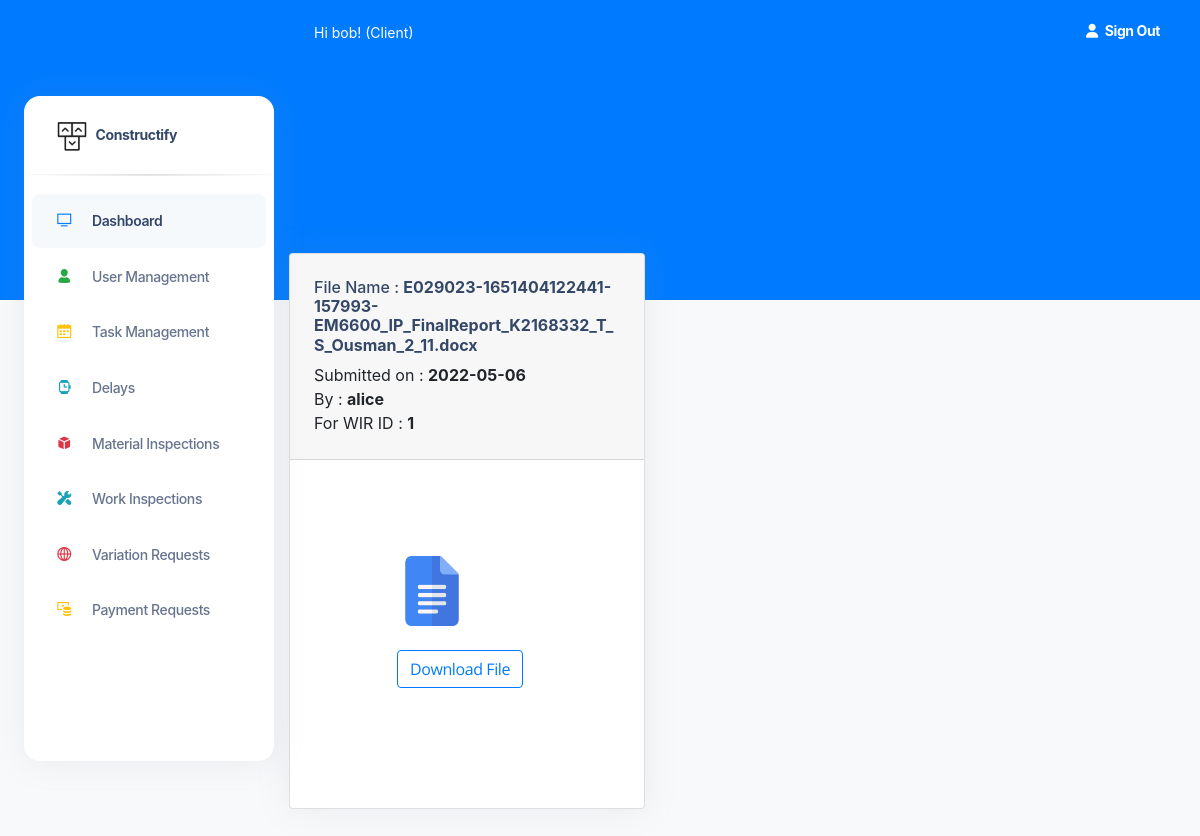
Page /WIRSubmittedGallery/1 (signed in) on the committed database.
### construct/models.py (models this page shows, shortened)
class User(db.Model, UserMixin):
    id = db.Column(db.Integer(), nullable=False, primary_key=True)
    username = db.Column(db.String(length=30), nullable=False, unique=True)
    email_address = db.Column(db.String(length=50),
                              nullable=False, unique=True)
    password_hash = db.Column(db.String(length=50),
                              nullable=False, unique=True)
    role = db.Column(db.String(length=30), nullable=False, unique=False)
    contact_number = db.Column(db.String(length=30), nullable=False, unique=False)
    @property
    def password(self):
        return self.password

class WIRDocument(db.Model):
    id = db.Column(db.Integer(), nullable=False, primary_key=True)
    wir_file_name = db.Column(db.String(length=30), nullable=False)
    wir_id = db.Column(db.String(length=30), nullable=False)
    status = db.Column(db.String(length=30), nullable=False)
    submitted_date = db.Column(db.String(length=30), nullable=False)
    submitted_by=db.Column(db.String(length=30), nullable=False)

### construct/routes.py (the view)
@app.route("/WIRSubmittedGallery/<string:passed_id>", methods=['GET', 'POST'])
@login_required
def wir_submitted_page(passed_id):
        submitted_wir= WIRDocument.query.all()
        has_wir_id = "False"
        for wir in submitted_wir:
            if wir.wir_id == passed_id:
                has_wir_id="True"
                break
        page_message="WIR's Submitted by the Contractor"
        return render_template('SubmittedWIRGallery.html', submitted_wir=submitted_wir, passed_wir_id=str(passed_id),has_wir_id=has_wir_id)

### construct/models.py (called while the page is built)
@login_manager.user_loader
def load_user(user_id):
    return User.query.get(int(user_id))

### construct/templates/SubmittedWIRGallery.html (shortened to what this page needs)
<!DOCTYPE html>
<html lang="en">
<head>
  <link href="{{ url_for('static', filename='assets')}}/css/nucleo-icons.css" rel="stylesheet" />
  <link href="{{ url_for('static', filename='assets')}}/css/nucleo-svg.css" rel="stylesheet" />
  <link href="{{ url_for('static', filename='assets')}}/css/nucleo-svg.css" rel="stylesheet" />
  <link id="pagestyle" href="{{ url_for('static', filename='assets')}}/css/argon-dashboard.css?v=2.0.2"
    rel="stylesheet" />
  <link rel="stylesheet" type="text/css"
    href="https://stackpath.bootstrapcdn.com/bootstrap/4.2.1/css/bootstrap.min.css">
</head>
{% include 'includes/GlobalSideNavbar.html' %}
<main class="main-content position-relative border-radius-lg ">
  {% include 'includes/GlobalNavbar.html' %}
  <br><br><br><br><br><br><br>
  {% for wir in submitted_wir %}
  {% if wir.wir_id == passed_wir_id %}
  <div class="container-fluid py-4">
    <div class="row">
      <div class="col-5">
        <div class="card mb-4">
          <div class="card-header pb-0">
            <h6>File Name      : <strong> {{wir.wir_file_name}}</strong></h6>
            <h7>Submitted on   : <strong>{{wir.submitted_date}}</strong>  <br>
            <h7>By             : <strong>{{wir.submitted_by}} </strong></h7> <br>
            <h7>For WIR ID     : <strong>{{passed_wir_id}}</strong></h7> <br><br>
          </div>
          <div class="card-body px-0 pt-0 pb-2">
            <div class="col-md-8 p-lg-5 mx-auto my-5">
              <div class="table-responsive p-0">
                <img src="/static/icons/doc_icon.png" alt="User Image" width="70" height="70">
                <br><br>
                  <a class="btn btn-outline-primary" href="{{url_for('downloadwir',wir_name=wir.wir_file_name)}}" role="button">Download File</a>
              </div>
            </div>
          </div>
        </div>
      </div>
    </div>
  </div>
  {% endif %}
  {% endfor %}
  </body>
</html>

### construct/templates/includes/GlobalNavbar.html (shortened to what this page needs)
<nav class="navbar navbar-main navbar-expand-lg px-0 mx-4 shadow-none border-radius-xl " id="navbarBlur"
  data-scroll="false">
  <div class="container-fluid py-1 px-3">
    <nav aria-label="breadcrumb">
      <ol class="breadcrumb bg-transparent mb-0 pb-0 pt-1 px-0 me-sm-6 me-5">
        <li class="breadcrumb-item text-sm text-white active" aria-current="page">Hi {{current_user.username}}!
          ({{current_user.role}}) </li>
      </ol>
    </nav>
    <ul class="navbar-nav  justify-content-end">
      <li class="nav-item d-flex align-items-left">
        <a href="{{url_for('logout_page')}}" class="nav-link text-white font-weight-bold px-0">
          <i class="fa fa-user me-sm-1"></i>
          <span class="d-sm-inline d-none">Sign Out</span>
        </a>
      </li>
  </div>
</nav>

### rows in the picture
User: username "bob", role "Client"
WIRDocument: wir_file_name "E029023-1651404122441-157993-EM6600_IP_FinalReport_K2168332_T_S_Ousman_2_11.docx", submitted_date "2022-05-06", submitted_by "alice", passed_wir_id "1"
